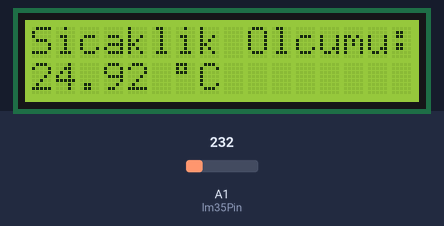
This sketch was run on a simulated Arduino Uno, built with avr-gcc and run on an emulated ATmega328P. Shown: 16×2 character LCD. The test bench sets the inputs (shaded band); at power-on: A1 (lm35Pin) = 232.

Above: at 1.2 s.
1.3 s: A1 (lm35Pin) set to 250
At 2.1 s:
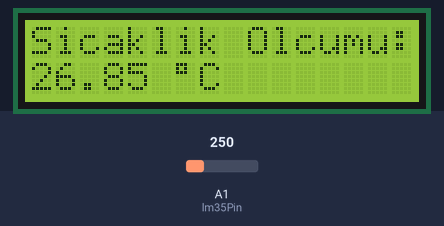
2.8 s: A1 (lm35Pin) set to 266
At 4.0 s:
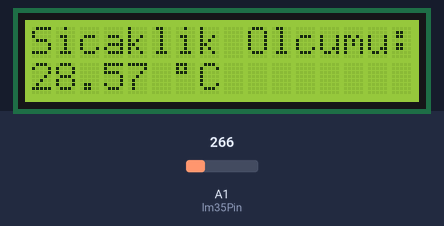
4.3 s: A1 (lm35Pin) set to 290
At 4.9 s:
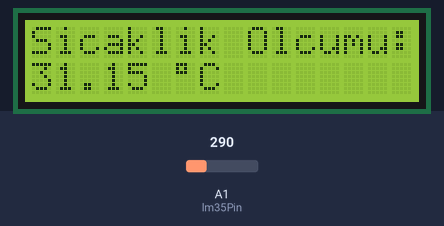
Timing chart, 0 to 7.3 s (numbered marks = the images above; inputs shaded):
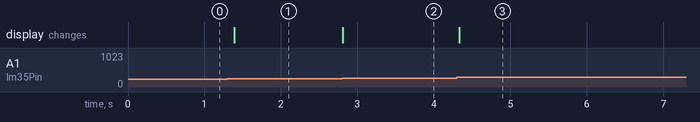

The sketch:

sketch_jun20a.ino
```cpp
#include <LiquidCrystal.h>
int lm35Pin = A1;
LiquidCrystal lcd(8, 9, 4, 5, 6, 7);
void setup()
{
  lcd.begin(16,2);
  analogReference(INTERNAL);
  lcd.print("Sicaklik Olcumu:");
  //pinMode(10,OUTPUT);
  //digitalWrite(10,LOW);
}

void loop()
{
  int sicaklikVolt = analogRead(lm35Pin);
  float sicaklikC = sicaklikC = sicaklikVolt / 9.31;
  lcd.setCursor(0, 1);
  lcd.print(sicaklikC);
  lcd.setCursor(6,1);
  lcd.print("\337C");
  delay(100);
}
```

Measured:
- after the input at 1.3 s, the display: changes after 0.09 s (image 1)
- after the input at 2.8 s, the display: changes at once (image 2)
- after the input at 4.3 s, the display: changes at once (image 3)
